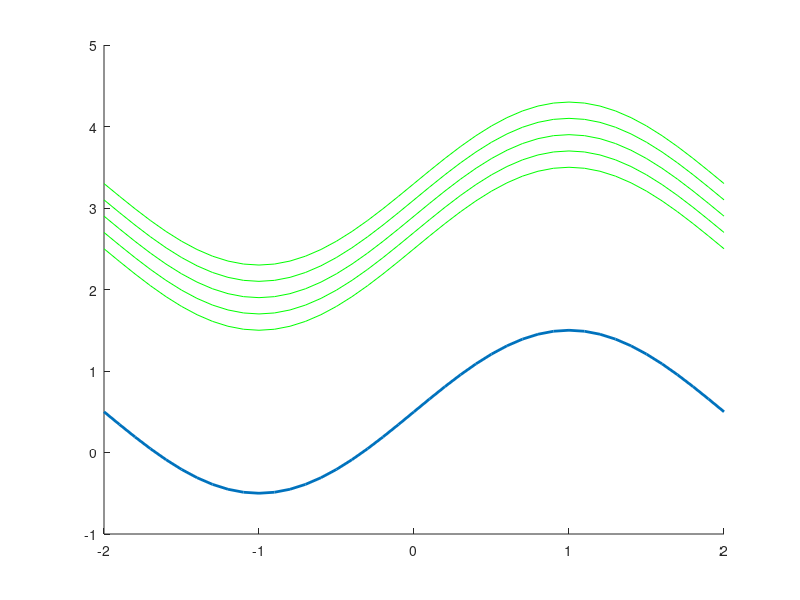

Recreate this plot in MATLAB. (Note: this script raises an error after producing the figure.)
% train SISO

clear;
close all;
%% choose parameter

useToolbox = true;
numNeurons = 2;

%% perpare values

range = -2:0.1:2;
t = sin(pi*range/2)+0.5; % reference curve

% build curves with offset
sampleRange = 2:0.2:2.8;
t2 = zeros(length(sampleRange), length(t));
for k = 1:length(sampleRange)
    t2(k,:) = t+sampleRange(k);
end

outerData = t+1.5; % create data beyond training data

figure(1)
hold on
    rfData = plot(range, t, 'LineWidth', 2); % reference curve, e.g. mean value
    coData = plot(range, t2,'g'); % data to convert to reference
hold off

numInputs = size(t2,1);
inputLength = length(t2);

p = reshape(t2', 1, inputLength*numInputs); % put all curves in ONE row, one after another
t = repmat(t, 1, numInputs); % repeat output curve

%% train net

if useToolbox
    net = feedforwardnet(numNeurons);
    net.trainParam.epochs = 50;
    net = train(net, p, t);
else
    net = nnfw.FeedForward(numNeurons);
    net.configure(p,t);
    net.optim.maxIter = 50;
    net.train(p,t);
end

%% simulate

if useToolbox
    y = net(p);
    yRand = net(rand(1,inputLength)*2);
    yOuter = net(outerData);
else
    y = net.simulate(p);
    yRand = net.simulate(rand(1,inputLength)*2);
    yOuter = net.simulate(outerData);
end

%% plot

figure(1)
hold on
    for k = 1:numInputs
        trData = plot(range, y((k-1)*inputLength+1:k*inputLength), 'r');
    end
    rnData = plot(range, yRand,'c');
    ouData = plot(range, yOuter,'m');
    legend([rfData, coData(1), trData, rnData, ouData], 'ReferenceData', 'DataToConvert', 'DataConverted', 'RandomData', 'BeyondSpecsData');
hold off